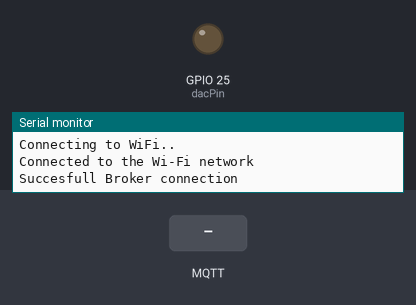
A sketch run on a simulated ESP32. Shown: output pins drawn as LEDs (lit = HIGH), the last lines printed to the serial monitor. The test bench sets the inputs (shaded band). WiFi joins after 1.5 s; servers stay silent unless stated; no MQTT or app messages arrive unless stated.

Above: at 2.7 s.
2.8 s: MQTT message "damper" arrives on the first subscribed topic
At 3.6 s:
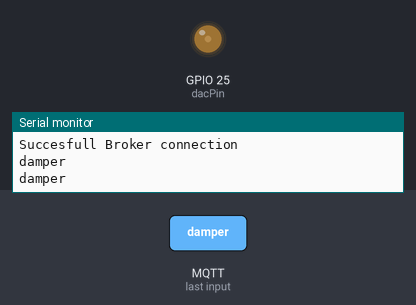
4.3 s: MQTT message "90" arrives on the first subscribed topic
At 4.8 s:
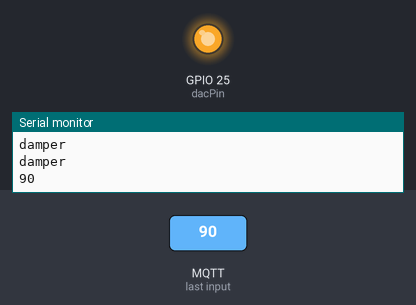
5.8 s: MQTT message "0" arrives on the first subscribed topic
At 7.1 s:
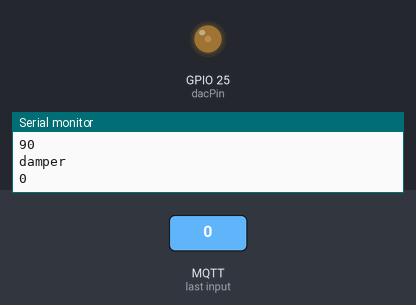
Timing chart, 0 to 8.8 s (numbered marks = the images above; inputs shaded):
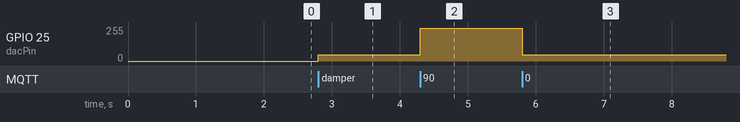

The sketch:

Esp32_Damper.ino
```cpp
#include <WiFi.h>
#include <PubSubClient.h>
#include <math.h>

#define dacPin 25

// WiFi
const char *ssid = "jose_wifi"; // Enter your WiFi name
const char *password = "abadvalencia1696";  // Enter WiFi password

// MQTT Broker
const char *mqtt_broker = "100.27.0.219";
const char *topic = "damper";
const char *mqtt_username = "billeteronv11";
const char *mqtt_password = "billeterownr123";
const int mqtt_port = 1883;

WiFiClient espClient;
PubSubClient client(espClient);

int dacValue;
int damperAngle;

//functions
void wifiConn(void);
void MQTTConn(void);

void setup() {
    // Set software serial baud to 115200;
    Serial.begin(115200);

    wifiConn();
    MQTTConn();

}

void loop() {
    client.loop();
    dacWrite(dacPin,dacValue);
}


void callback(char* topic, byte* payload, unsigned int length){
  payload[length] = 0;
  String topico=String(topic);
  String msg = String((char *)payload);

  Serial.println(topico);
  Serial.println(msg);

  if(topico=="damper"){
    sscanf((char *)payload, "%d", &damperAngle);
    dacValue = 48.0 + 2.179*(float)damperAngle;
  }

}

void wifiConn(void){
  // Connecting to a WiFi network
    WiFi.begin(ssid, password);
    while (WiFi.status() != WL_CONNECTED) {
        delay(500);
        Serial.println("Connecting to WiFi..");
    }
    Serial.println("Connected to the Wi-Fi network");
}

void MQTTConn(void){
  //connecting to a mqtt broker
  client.setServer(mqtt_broker, mqtt_port);
  client.setCallback(callback);

  while (!client.connected()) {
    String client_id = "esp32-client-";
    client_id += String(WiFi.macAddress());

    if (client.connect(client_id.c_str(), mqtt_username, mqtt_password)) {
        Serial.println("Succesfull Broker connection");
    } else {
        Serial.print("failed with state ");
        Serial.print(client.state());
        delay(2000);
    }
  }

  client.subscribe(topic);
}
```

Measured:
- after the input at 2.8 s, GPIO 25 (dacPin): 0/255 → 48/255 at once
- after the input at 4.3 s, GPIO 25 (dacPin): 48/255 → 244/255 at once
- after the input at 5.8 s, GPIO 25 (dacPin): 244/255 → 48/255 at once
